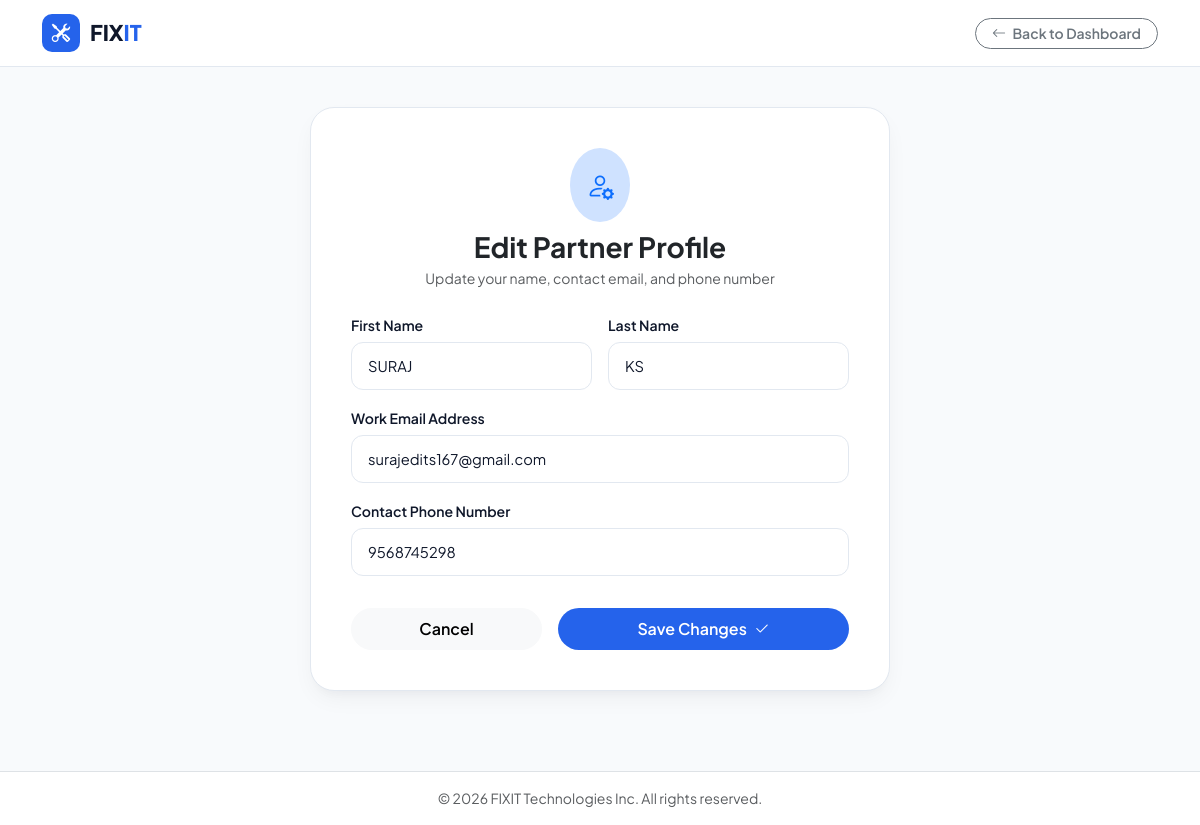
Page /worker/edit/61/ on the committed database.
### mainapp/models.py (models this page shows, shortened)
class Worker(models.Model):
    TITLE_CHOICES = [
        ('Mr', 'Mr.'),
        ('Ms', 'Ms.'),
    ]
    STATUS_CHOICES = [
        ('pending', 'Pending'),
        ('approved', 'Approved'),
        ('rejected', 'Rejected'),
    ]
    title = models.CharField(max_length=10, choices=TITLE_CHOICES, default='Mr')
    first_name = models.CharField(max_length=100)
    last_name = models.CharField(max_length=100)
    email = models.EmailField(max_length=100, unique=True)
    password = models.CharField(max_length=255)  # Hashed password storage
    gender = models.CharField(max_length=10, choices=[('Male', 'Male'), ('Female', 'Female')])
    phone = models.CharField(max_length=15)
    profession = models.TextField()
    experience = models.TextField()
    amount = models.TextField()
    status = models.BooleanField(default=True, )  # Worker availability
    is_approved = models.BooleanField(default=False)  # New field

### mainapp/views.py (the view, shortened to what this page needs)
# urls.py: path('worker/edit/<int:worker_id>/', edit_worker_profile, name='edit_worker_profile'),
def edit_worker_profile(request, worker_id):
    worker = get_object_or_404(Worker, id=worker_id)
    return render(request, 'edit_worker_profile.html', {'worker': worker})

### mainapp/templates/edit_worker_profile.html (shortened to what this page needs)
{% load static %}
<!DOCTYPE html>
<html lang="en">
<head>
{% load static %}
<!DOCTYPE html>
<html lang="en">
<head>
    <link href="https://cdn.jsdelivr.net/npm/bootstrap@5.3.3/dist/css/bootstrap.min.css" rel="stylesheet">
    <link rel="stylesheet" href="https://cdnjs.cloudflare.com/ajax/libs/bootstrap-icons/1.11.3/font/bootstrap-icons.min.css">
</head>
<body>
    <nav class="dash-navbar">
        <div class="container">
            <div class="d-flex align-items-center justify-content-between">
                <a class="brand-logo-wrap" href="{% url 'worker_dashboard' %}">
                    <div class="brand-icon-box"><i class="bi bi-tools"></i></div>
                    <h1 class="brand-name">FIX<span>IT</span></h1>
                </a>
                <a href="{% url 'worker_dashboard' %}" class="btn btn-outline-secondary btn-sm rounded-pill px-3 fw-semibold">
                    <i class="bi bi-arrow-left me-1"></i> Back to Dashboard
                </a>
            </div>
        </div>
    </nav>
    <main class="edit-page-content">
        <div class="edit-card">
            <div class="text-center mb-4">
                <div class="d-inline-flex p-3 rounded-circle bg-primary-subtle text-primary mb-2">
                    <i class="bi bi-person-gear fs-3"></i>
                </div>
                <h2 class="fw-bold fs-3 mb-1 text-dark">Edit Partner Profile</h2>
                <p class="text-muted small">Update your name, contact email, and phone number</p>
            </div>
            <form method="POST">
                <div class="row g-3">
                    <div class="col-md-6">
                        <label for="first_name" class="form-label-clean">First Name</label>
                        <input type="text" class="form-control-clean" id="first_name" name="first_name" value="{{ worker.first_name }}" required>
                    </div>
                    <div class="col-md-6">
                        <label for="last_name" class="form-label-clean">Last Name</label>
                        <input type="text" class="form-control-clean" id="last_name" name="last_name" value="{{ worker.last_name }}" required>
                    </div>
                    <div class="col-12">
                        <label for="email" class="form-label-clean">Work Email Address</label>
                        <input type="email" class="form-control-clean" id="email" name="email" value="{{ worker.email }}" required>
                    </div>
                    <div class="col-12">
                        <label for="phone" class="form-label-clean">Contact Phone Number</label>
                        <input type="text" class="form-control-clean" id="phone" name="phone" value="{{ worker.phone }}" required>
                    </div>
                </div>
                <div class="d-flex gap-3 mt-4 pt-2">
                    <a href="{% url 'worker_dashboard' %}" class="btn btn-light flex-grow-1 rounded-pill fw-semibold py-2">
                        Cancel
                    </a>
                    <button type="submit" class="btn btn-save flex-grow-1 py-2">
                        Save Changes <i class="bi bi-check2 ms-1"></i>
                    </button>
                </div>
            </form>
        </div>
    </main>
    <footer class="border-top py-3 text-center text-muted small bg-white mt-auto">
        © 2026 FIXIT Technologies Inc. All rights reserved.
    </footer>
</body>
</html>

### mainapp/templates/edit_worker_profile.html (style rules this page uses)
:root { --bg-page: #f8fafc; --bg-card: #ffffff; --text-heading: #0f172a; --text-body: #334155; --text-muted: #64748b; --primary: #2563eb; --primary-hover: #1d4ed8; --primary-soft: #eff6ff; --border-color: #e2e8f0; --shadow-sm: 0 1px 3px rgba(15, 23, 42, 0.04), 0 1px 2px rgba(15, 23, 42, 0.02); --shadow-md: 0 4px 6px -1px rgba(15, 23, 42, 0.05), 0 2px 4px -2px rgba(15, 23, 42, 0.03); --shadow-lg: 0 10px 25px -5px rgba(15, 23, 42, 0.06), 0 8px 10px -6px rgba(15, 23, 42, 0.03); --radius-md: 12px; --radius-lg: 16px; --radius-xl: 24px; --transition: all 0.2s cubic-bezier(0.16, 1, 0.3, 1); }
html { scroll-behavior: smooth; }
body { background-color: var(--bg-page); color: var(--text-body); font-family: 'Plus Jakarta Sans', 'Inter', sans-serif; min-height: 100vh; display: flex; flex-direction: column; }
.dash-navbar { background: rgba(255, 255, 255, 0.92); backdrop-filter: blur(12px); border-bottom: 1px solid var(--border-color); padding: 14px 0; position: sticky; top: 0; z-index: 1030; }
.brand-logo-wrap { display: inline-flex; align-items: center; gap: 10px; text-decoration: none; }
.brand-icon-box { width: 38px; height: 38px; background: var(--primary); color: #ffffff; border-radius: 10px; display: flex; align-items: center; justify-content: center; font-size: 1.15rem; }
.brand-name { font-size: 1.35rem; font-weight: 800; color: var(--text-heading); margin: 0; }
.brand-name span { color: var(--primary); }
.edit-page-content { padding: 40px 20px 80px; flex: 1; display: flex; align-items: center; justify-content: center; }
.edit-card { background: var(--bg-card); border: 1px solid var(--border-color); border-radius: var(--radius-xl); padding: 40px; width: 100%; max-width: 580px; box-shadow: var(--shadow-lg); }
.form-label-clean { font-weight: 600; color: var(--text-heading); font-size: 0.88rem; margin-bottom: 6px; }
.form-control-clean { background: #ffffff; border: 1px solid var(--border-color); border-radius: var(--radius-md); padding: 12px 16px; font-size: 0.92rem; color: var(--text-heading); transition: var(--transition); width: 100%; }
.btn-save { background: var(--primary); color: #ffffff; font-weight: 600; padding: 12px 24px; border-radius: 50px; border: none; transition: var(--transition); }

### rows in the picture
Worker: first_name "SURAJ", last_name "KS", email "surajedits167@gmail.com", phone "9568745298"
